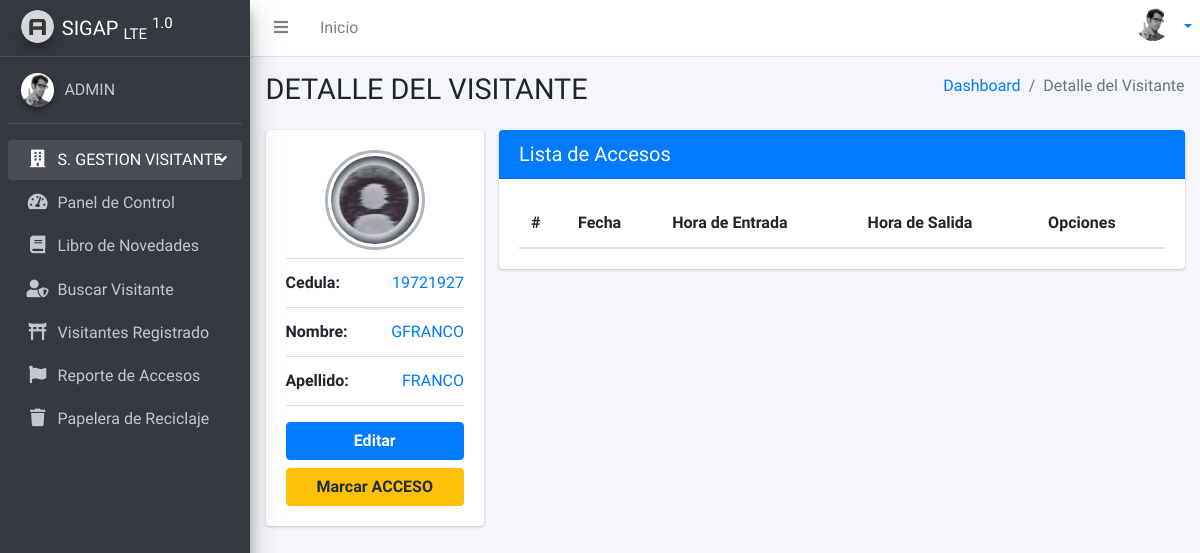
The app's page /person/19721927/view/ (signed in) with its own data.
### apps/sgsv/models.py (models this page shows, shortened)
class ModeloBase(models.Model):
    created_at = models.DateTimeField('Fecha de Creacion', auto_now_add=True)
    updated_at = models.DateTimeField('Fecha de Modificacion', auto_now=True)
    deleted_at = models.DateTimeField('Fecha de Eliminacion', null=True, blank=True)
    deleted_by = models.ForeignKey(User, on_delete=models.SET_NULL, null=True, blank=True)
    is_deleted = models.BooleanField('Eliminado', default=False)  # Campo para el borrado lógico
    class Meta:
        abstract = True

class Person(ModeloBase):
    LIST_NAC = [
        ('VE', 'VENEZOLANO'),
        ('EX', 'EXTRANJERO'),
    ]
    nac = models.CharField('Nacionalidad', max_length=2, choices=LIST_NAC, null=True, blank=True)
    dni = models.CharField('Cedula', primary_key=True, max_length=10)
    first_name = models.CharField('Nombre', max_length=40)
    last_name = models.CharField('Apellido', max_length=40)
    GENDER_CHOICES = [
        ('M', 'Masculino'),
        ('F', 'Femenino'),
    ]
    gender = models.CharField('Género', max_length=1, choices=GENDER_CHOICES, null=True, blank=True)
    photo = models.ImageField('Fotografía', upload_to=visitor_photo_upload_path, default='photo/default.jpg')
    class Meta:
        verbose_name = 'Visitante'
        verbose_name_plural = 'Visitantes'
        ordering = ['dni']
        permissions = (
            ("permiso_personalizado", "Describe el permiso"),
        )

### apps/sgsv/views.py (the view)
# urls.py: path('person/<str:dni>/view/', views.PersonDetail, name='PersonDetail'),
@login_required
def PersonDetail(request,dni):
    person = get_object_or_404(Person, dni=dni)
    paccess = AccessSEDE.objects.filter(visitor=person).order_by('entry', 'hours')
    return render(request, 'sgsv/person/pdetail.html',{'person': person, 'paccess': paccess})

### public/templates/sgsv/person/pdetail.html (shortened to what this page needs)
{% extends 'layouts/base.html' %}
{% block titlecontent %}
  DETALLE DEL VISITANTE
{% endblock %}
{% block titlemenu %}
  Detalle del Visitante
{% endblock %}
{% block content %}
  <div class="content">
    <div class="container-fluid">
      <div class="row">
        <div class="col-sm-3">
          <div class="card">
            <div class="card-body box-profile">
              <div class="text-center">
                {% if person.photo %}
                  <img class="profile-user-img img-fluid img-circle" src="{{ person.photo.url }}" alt="Fotografía" />
                {% else %}
                  <p>No hay fotografía disponible.</p>
                {% endif %}
              </div>
              <ul class="list-group list-group-unbordered mb-3">
                <li class="list-group-item">
                  <b>Cedula:</b> <a class="float-right">{{ person.dni }}</a>
                </li>
                <li class="list-group-item">
                  <b>Nombre:</b> <a class="float-right">{{ person.first_name|upper }}</a>
                </li>
                <li class="list-group-item">
                  <b>Apellido:</b> <a class="float-right">{{ person.last_name|upper }}</a>
                </li>
              </ul>
             <a href="{% url 'eperson' dni=person.dni %}" class="btn btn-primary btn-block"><b>Editar</b></a>
              <a href="{% url 'raccess' dni=person.dni %}" class="btn btn-warning btn-block"><b>Marcar ACCESO</b></a>
            </div>
          </div>
        </div>
        <div class="col">
          <div class="card card-primary">
            <div class="card-header">
              <h5 class="m-0">Lista de Accesos</h5>
            </div>
            <div class="card-body">
              <table class="table">
                <thead>
                  <tr>
                    <th scope="col">#</th>
                    <th scope="col">Fecha</th>
                    <th scope="col">Hora de Entrada</th>
                    <th scope="col">Hora de Salida</th>
                    <th scope="col">Opciones</th>
                  </tr>
                </thead>
              </table>
            </div>
          </div>
        </div>
      </div>
    </div>
  </div>
{% endblock %}

### public/templates/layouts/sidebar.html (shortened to what this page needs)
{% load static %}
<aside class="main-sidebar elevation-4 sidebar-dark-primary">
  <a href="/" class="brand-link">
    <img
      src="{% static 'dist/img/AdminLTELogo.png' %}"
      alt=""
      class="brand-image img-circle elevation-3"
      style="opacity: 0.8"
    />
    <span class="brand-text font-weight-light"><b>SIGAP</b> <sub>LTE</sub> <sup> 1.0</sup></span>
  </a>
  <div class="sidebar">
    <div class="user-panel mt-3 pb-3 mb-3 d-flex">
      <div class="image">
        {% if request.user.profile.avatar %}
        <img
          class="img-circle elevation-2"
          src="{{ request.user.profile.avatar.url }}"
          alt="Fotografía"
        />
        {% else %}
        <img
          src="{% static 'dist/img/user2-160x160.jpg' %}"
          class="img-circle elevation-2"
          alt="User Image"
        />
        {% endif %}
      </div>
      <div class="info">
        {% if user.first_name and user.last_name %}
        <a href="" class="d-block"
          >{{ user.first_name |upper }} {{ user.last_name |upper }}</a
        >
        {% else %}
        <a href="" class="d-block">{{ user.username |upper }}</a>
        {% endif %}
      </div>
    </div>
    <nav class="mt-2">
      <ul class="nav nav-pills nav-sidebar flex-column"  data-widget="treeview" role="menu" data-accordion="false">
        <li class="nav-item menu-open">
          <a href="" class="nav-link">
            <i class="fas fa-building nav-icon"></i>
            <p>
              S. GESTION VISITANTE
              <i class="right fas fa-angle-left"></i>
            </p>
          </a>
          <ul class="nav nav-treeview">
            <li class="nav-item">
              <a
                href="{% url 'index' %}"
                class="nav-link {% if request.resolver_match.url_name == 'index' %}active{% endif %}"
              >
                <i class="nav-icon fas fa-tachometer-alt"></i>
                <p>Panel de Control</p>
              </a>
            </li>
            <li class="nav-item">
              <a
                href="{% url 'Eventos-SEG' %}"
                class="nav-link {% if request.resolver_match.url_name == 'Eventos-SEG' %}active{% endif %}"
              >
                <i class="fas fa-book nav-icon"></i>
                <p>Libro de Novedades</p>
              </a>
            </li>
            <li class="nav-item">
              <a
                href="{% url 'search' %}"
                class="nav-link {% if request.resolver_match.url_name == 'search' %}active{% endif %}"
              >
                <i class="fas fa-user-shield nav-icon"></i>
                <p>Buscar Visitante</p>
              </a>
            </li>
            <li class="nav-item">
              <a
                href="{% url 'lperson' %}"
                class="nav-link {% if request.resolver_match.url_name == 'lperson' %}active{% endif %}"
              >
                <i class="fas fa-torii-gate nav-icon"></i>
                <p>Visitantes Registrado</p>
              </a>
            </li>
            <li class="nav-item">
              <a
                href="{% url 'laccess' %}"
                class="nav-link {% if request.resolver_match.url_name == 'laccess' %}active{% endif %}"
              >
                <i class="fas fa-flag nav-icon"></i>
                <p>Reporte de Accesos</p>
              </a>
            </li>
            <li class="nav-item">
              <a
                href="{% url 'tperson' %}"
                class="nav-link {% if request.resolver_match.url_name == 'tperson' %}active{% endif %}"
              >
                <i class="nav-icon fas fa-trash"></i>
                <p>Papelera de Reciclaje</p>
              </a>
            </li>
          </ul>
        </li>
      </ul>
    </nav>
  </div>
</aside>

### records on screen
Person: photo (placeholder picture), dni "19721927", first_name "GFRANCO", last_name "FRANCO"

### other values on screen
{{ user.username |upper }} "ADMIN"
